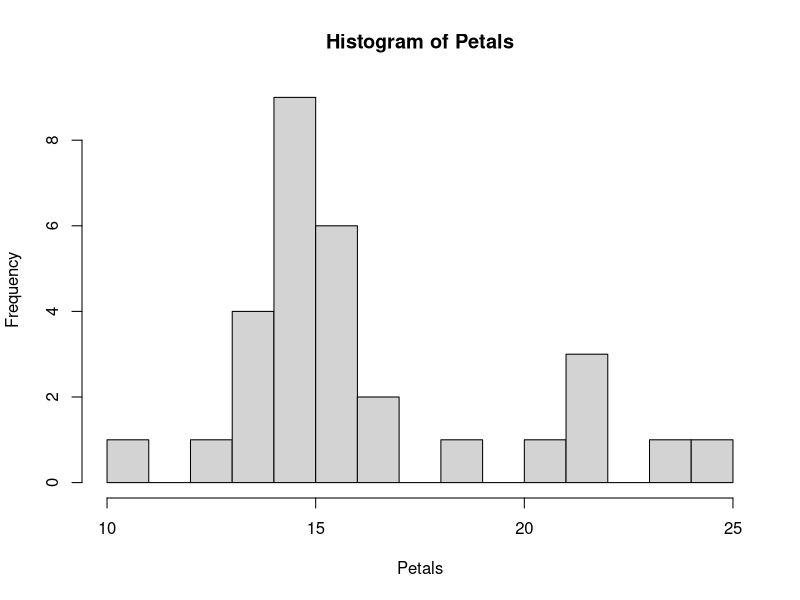
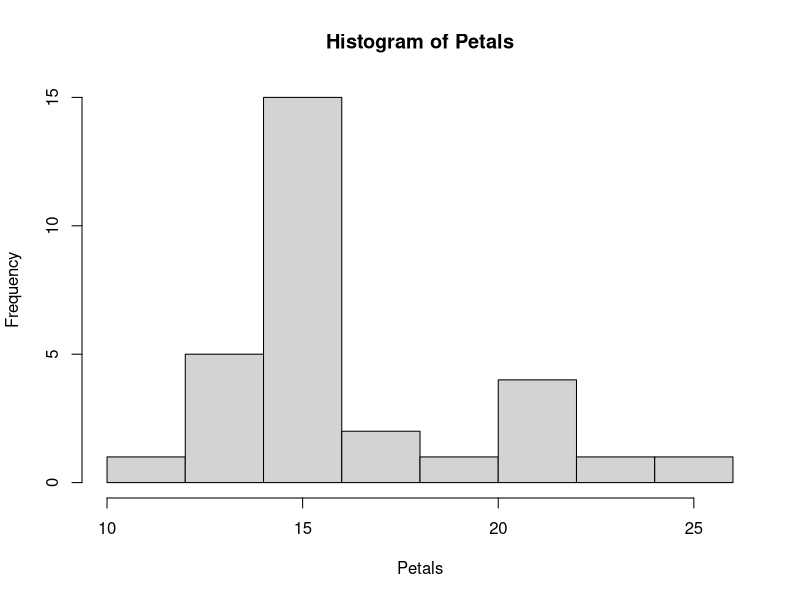

Reproduce these figures in R, in order.
## ---- chunk 1
Petals <- c(15, 16, 17,
            16, 21, 22,
            15, 16, 15,
            17, 16, 22,
            14, 13, 14,
            14, 15, 15,
            14, 15, 16,
            10, 19, 15,
            15, 22, 24,
            25, 15, 16)
## ---- chunk 2
# Find the most frequent petal count.
# to do this we create a table from Petals, sort it in decreasing order, and get the name of the first item.

MostFreq <- names(sort(table(Petals),decreasing=TRUE)[1])
print(paste0("The most frequent petal count is: ", MostFreq))
## ---- chunk 3
# Find the frequency of flowers with 15 petals.
# We can use the same method as above but without the names
PetalFreq <- sort(table(Petals),decreasing=TRUE)[1]
print(paste0("The frequency of flowers with 15 petals is: ", PetalFreq))
## ---- chunk 4
# Find the proportion of flowers with 15 petals

TotalSample <- length(Petals)
PetalProp <- PetalFreq/TotalSample
print(paste0("The proportion of flowers with 15 petals is: ", PetalProp))
## ---- chunk 5
# Find the percentage of flowers with 15 petals

PetalPerc <- PetalProp * 100
print(paste0("The percentage of flowers with 15 petals is: ", PetalPerc, "%"))
## ---- chunk 6
# Create a historgram with a bin size of 2
hist(Petals, breaks = (length(Petals)/2))
## ---- chunk 7
# Create a historgram with a bin size of 5
hist(Petals, breaks = (length(Petals)/5))
